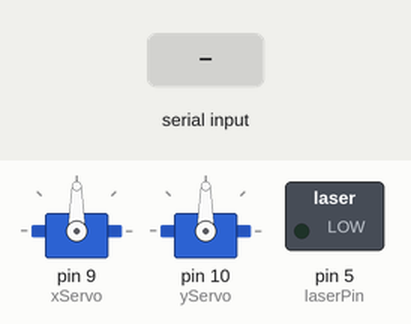
This sketch was run on a simulated Arduino Uno, built with avr-gcc and run on an emulated ATmega328P. On the bench: 2 × servo, switched loads named in the sketch (green lamp = pin HIGH). The inputs (shaded band) are chosen by the test bench. What the sketch prints to the serial monitor is not drawn.

Above: at 1.2 s.
1.3 s: "90,45\n" received over Serial
At 2.3 s:
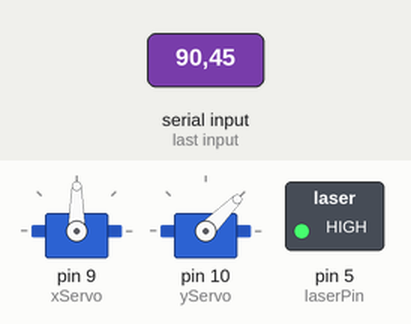
At 7.3 s:
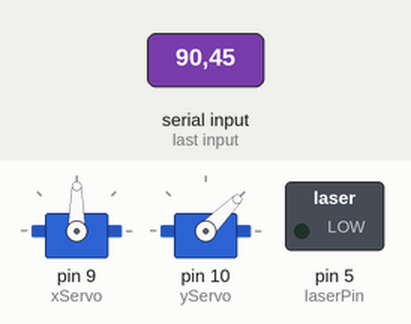
Timing chart, 0 to 8.8 s (numbered marks = the images above; inputs shaded):
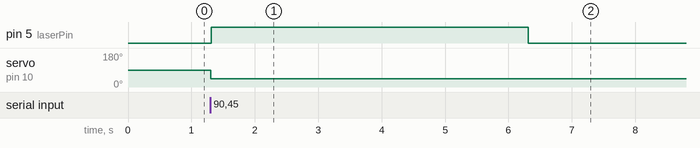

Measured:
- after the input at 1.3 s, pin 5 (laserPin): LOW → HIGH at once, → LOW 5.0 s later; servo on pin 10 (yServo): 90° → 45° at once

The sketch:

servosSelect.ino
```cpp
#include <Servo.h>

Servo xServo;  // Horizontal servo
Servo yServo;  // Vertical servo

const int laserPin = 5;  // Laser pointer control
String inputString = "";
bool inputComplete = false;

int currentX = 90;
int currentY = 90;

void setup() {
  Serial.begin(9600);
  xServo.attach(9);
  yServo.attach(10);
  pinMode(laserPin, OUTPUT);
  digitalWrite(laserPin, LOW);

  inputString.reserve(20);

  // Center servos
  xServo.write(currentX);
  yServo.write(currentY);

  Serial.println("System ready. Waiting for target coordinates...");
}

void loop() {
  if (inputComplete) {
    Serial.print("Received command: ");
    Serial.println(inputString);

    int commaIndex = inputString.indexOf(',');
    if (commaIndex > 0) {
      int targetX = inputString.substring(0, commaIndex).toInt();
      int targetY = inputString.substring(commaIndex + 1).toInt();

      Serial.print("Target angles → X: ");
      Serial.print(targetX);
      Serial.print(" | Y: ");
      Serial.println(targetY);

      // Smooth sweep


      currentX = targetX;
      currentY = targetY;

      sweepServos(currentX, targetX, currentY, targetY);

      // Laser pulse
      Serial.println("Laser ON");
      digitalWrite(laserPin, HIGH);
      delay(5000);
      digitalWrite(laserPin, LOW);
      Serial.println("Laser OFF");
    } else {
      Serial.println("⚠️ Invalid format. Expected 'x,y'");
    }

    inputString = "";
    inputComplete = false;
  }
}

void sweepServos(int fromX, int toX, int fromY, int toY) {
  int stepX = (toX > fromX) ? 1 : -1;
  int stepY = (toY > fromY) ? 1 : -1;

  int posX = fromX;
  int posY = fromY;

  while (posX != toX || posY != toY) {
    if (posX != toX) posX += stepX;
    if (posY != toY) posY += stepY;

    xServo.write(posX);
    yServo.write(posY);
    delay(5);  // Adjust for smoothness
  }

  // Final position
  xServo.write(toX);
  yServo.write(toY);
}


void serialEvent() {
  while (Serial.available()) {
    char inChar = (char)Serial.read();
    if (inChar == '\n') {
      inputComplete = true;
    } else {
      inputString += inChar;
    }
  }
}
```
